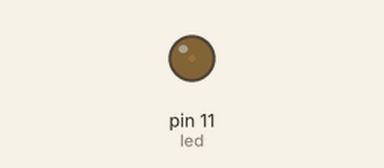
The sketch below on a simulated Arduino Uno, built with avr-gcc and run on an emulated ATmega328P. On the bench: output pins drawn as LEDs (lit = HIGH).

Above: at 0.05 s.
At 0.95 s:
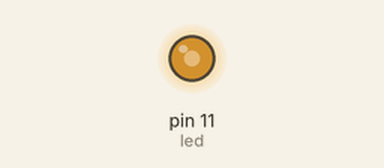
At 1.4 s:
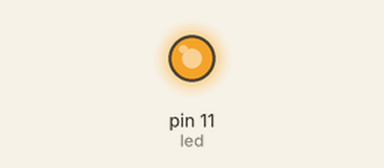
At 2.75 s:
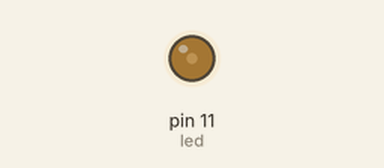
Timing chart, 0 to 7.2 s (numbered marks = the images above):
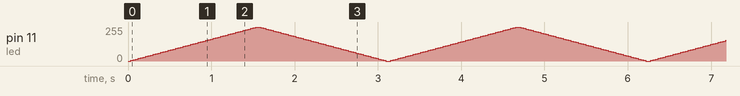

The sketch:

Exemplo_05_LED_com_efeito_Fading.ino
```cpp
/*************************************************************************
 **                                                                     **
 **              CURSO ARDUINO PARA INICIANTES - ROBOCORE               **
 **                                                                     **
 ** Exemplo 05: LED com efeito Fading                                   **
 **                                                                     **
 *************************************************************************/

int led = 11;     // Pino no qual o LED está conectado, no caso 11
int saida = 0;    // Valor que será colocado no PWM, varia de 0 a 255

void setup()  {
  // não precisamos colocar nada no setup, para uma saída analógica não precisa configurar.
}

void loop()  {
  // Fade in do valor mínimo ao máximo em incrementos de 5.
  for(saida = 0 ; saida <= 255; saida +=5) {
    analogWrite(led, saida);
    delay(30);    // Espera 30 ms para se ver o efeito
  }

  // Fade out do valor máximo ao mínimo em incrementos de 5.
  for(saida = 255 ; saida >= 0; saida -=5) {
    analogWrite(led, saida);
    delay(30);    // Espera 30 ms para se ver o efeito
  }
}
```
